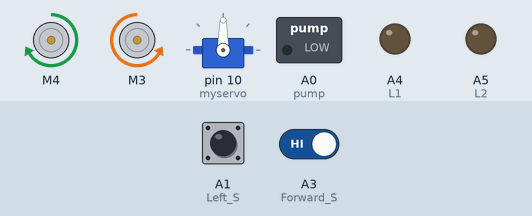
Recording of a sketch running on a simulated Arduino Uno, built with avr-gcc and run on an emulated ATmega328P. Parts: 2 × DC motor (green arrow = forward, orange = backward, longer = faster), servo, switched loads named in the sketch (green lamp = pin HIGH), output pins drawn as LEDs (lit = HIGH). Dashed ring = blinking. The inputs (shaded band) are chosen by the test bench; at power-on: A1 (Left_S) LOW, A3 (Forward_S) HIGH.

Above: at 2.3 s.
2.4 s: A1 (Left_S) pulled HIGH for 0.9 s
At 2.85 s:
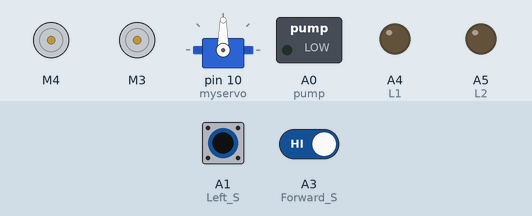
5.9 s: A3 (Forward_S) driven LOW
At 7.1 s:
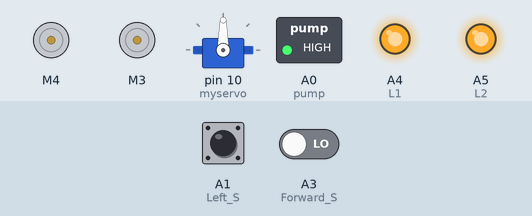
9.4 s: A3 (Forward_S) driven HIGH
At 10.8 s:
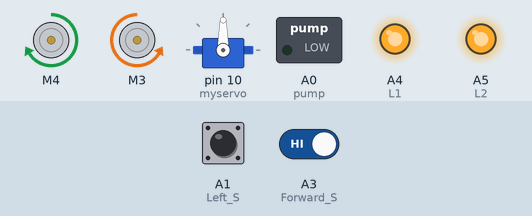
13.0 s: A1 (Left_S) pulled HIGH for 3.2 s
At 14.22 s:
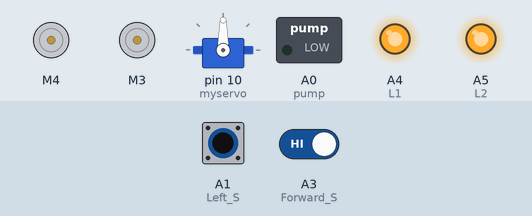
17.7 s: A3 (Forward_S) driven LOW
At 19.2 s:
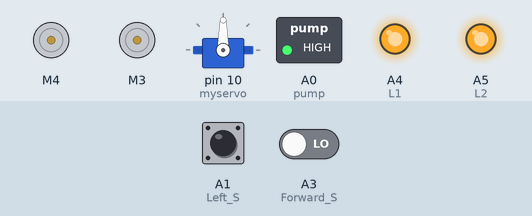
21.2 s: A1 (Left_S) driven HIGH and A3 (Forward_S) driven HIGH
At 31.5 s:
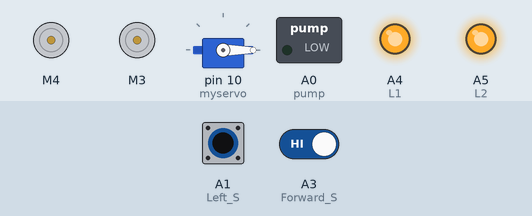
Timing chart, 0 to 42.5 s (numbered marks = the images above; inputs shaded):
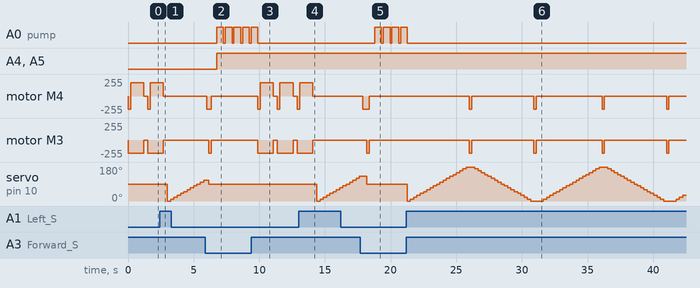

The sketch:

Servo_Test.ino
```cpp
/*------ Arduino Fire Fighting Robot Code----- */

#include <Servo.h>
#include <AFMotor.h>
Servo myservo;
AF_DCMotor motor_r(3);
AF_DCMotor motor_l(4);

//AF_DCMotor pt(2);

int pos = 0;
int turn = 0;
boolean fire = false;

/*-------defining Inputs------*/
#define Left_S A1       // left sensor
#define Right_S A2      // right sensor
#define Forward_S A3    //forward sensor
#define L1 A4
#define L2 A5
#define pump A0


void setup()
{
  motor_l.setSpeed(200);
  motor_r.setSpeed(200);
  //pt.setSpeed(255);
  motor_l.run(RELEASE);
  motor_r.run(RELEASE);
  //pt.setSpeed(RELEASE);


  pinMode(Left_S, INPUT);
  pinMode(Right_S, INPUT);
  pinMode(Forward_S, INPUT);
  pinMode(pump, OUTPUT);

  pinMode(L1, OUTPUT);
  pinMode(L2, OUTPUT);


  myservo.attach(10);
  myservo.write(90);
}

void spin()
{
  int d;
  if (digitalRead(Left_S) == 1) {


    for (pos = 0; pos <= 180; pos += 10) {
      myservo.write(pos);
      delay(250);

      if (digitalRead(Forward_S) == 0  )
      {
        turn = pos;
        if (turn < 90)
        {
          d = (90 - pos) * 8;
          motor_r.run(BACKWARD);
          delay(d);
          motor_r.run(RELEASE);

        }
        else if (turn > 90)
        {
          d = (pos - 90) * 8;
          motor_l.run(BACKWARD);
          delay(d);
          motor_l.run(RELEASE);

        }

        myservo.write(90);
        fire = true;
        break;
      }

      if (digitalRead(Forward_S) == 0  )

      {
        fire = true;
        break;

      }

    }
    motor_r.run(BACKWARD);
    motor_l.run(BACKWARD);
    delay(160);
    motor_r.run(RELEASE);
    motor_l.run(RELEASE);

  }


  if (digitalRead(Left_S) == 1) {

    if (fire == false) {
      for (pos = 180; pos >= 0; pos = pos - 10) {
        myservo.write(pos);
        delay(250);

        if (digitalRead(Forward_S) == 0)
        {
          turn = pos;
          if (turn < 90)
          {
            d = (90 - pos) * 8;
            motor_r.run(BACKWARD);
            delay(d);
            motor_r.run(RELEASE);

          }
          else if (turn > 90)
          {
            d = (pos - 90) * 8;
            motor_l.run(BACKWARD);
            delay(d);
            motor_l.run(RELEASE);

          }

          myservo.write(90);

        }

        if (digitalRead(Forward_S) == 0) {

          fire = true;
          break;
        }

      }


      motor_l.run(BACKWARD);
      motor_r.run(BACKWARD);
      delay(160);
      motor_r.run(RELEASE);
      motor_l.run(RELEASE);


    }
  }
}


void put_off_fire()
{
  delay (150);
  motor_r.run(RELEASE);
  motor_l.run(RELEASE);

  digitalWrite(pump, HIGH);
  digitalWrite(L1, HIGH);
  digitalWrite(L2, HIGH);


  delay(500);


  digitalWrite(pump, LOW);
  if (digitalRead(Forward_S) == 1) {
    fire = false;
  }
}

void loop()
{
  //myservo.write(90); //Sweep_Servo();
  if (digitalRead(Left_S) == 1 && digitalRead(Forward_S) == 1) //If Fire not detected all sensors are zero
  {
    spin();

    //Do not move the robot
    //motor_r.run(RELEASE);
    //motor_l.run(RELEASE);

  }

  else if (digitalRead(Forward_S) == 0) //If Fire is straight ahead
  {
    //Move the robot forward
    motor_r.run(BACKWARD);
    motor_l.run(BACKWARD);
    delay(50);

    motor_l.run(RELEASE);

    motor_r.run(RELEASE);

    fire = true;
    put_off_fire();

  }

  else if (digitalRead(Left_S) == 0) //If Fire is to the left
  {
    //Move the robot left
    motor_r.run(BACKWARD);
    motor_l.run(BACKWARD);
    delay(200);

    motor_r.run(BACKWARD);
    motor_l.run(FORWARD);
    delay(1000);
    motor_r.run(RELEASE);
    motor_l.run(RELEASE);

  }

  /*else if (digitalRead(Forward_S) == 1)
  {

    //Do not move the robot
    motor_r.run(RELEASE);
    motor_l.run(RELEASE);
  }*/


  delay(300); //Slow down the speed of robot

  while (fire == true)
  {
    put_off_fire();
  }
}
```

Measured:
- after the input at 2.4 s, motor M4, motor M3: goes on until 2.7 s, then stays stopped; servo on pin 10 (myservo): 90° → 0° after 0.60 s, → 10° 0.25 s later, → 20° 0.25 s later, → 30° 0.25 s later, … (12 changes in this stretch)
- after the input at 5.9 s, A0 (pump): alternates HIGH for 0.50 s and LOW for 0.15 s, starting after 0.87 s; A4 (L1), A5 (L2): LOW → HIGH after 0.87 s
- after the input at 9.4 s, A0 (pump): goes on until 9.9 s, then stays LOW; motor M4: stopped → backward 200/255 after 0.47 s, → forward 200/255 0.20 s later, → stopped 1.0 s later, → backward 200/255 0.30 s later, … (7 changes in this stretch); motor M3: alternates backward 200/255 for 1.2 s and stopped for 0.30 s, starting after 0.47 s
- after the input at 13.0 s, motor M4, motor M3: goes on until 14.1 s, then stays stopped; servo on pin 10 (myservo): 90° → 0° after 1.4 s, → 10° 0.25 s later, → 20° 0.25 s later, → 30° 0.25 s later, … (14 changes in this stretch)
- after the input at 17.7 s, A0 (pump): alternates HIGH for 0.50 s and LOW for 0.15 s, starting after 1.1 s
